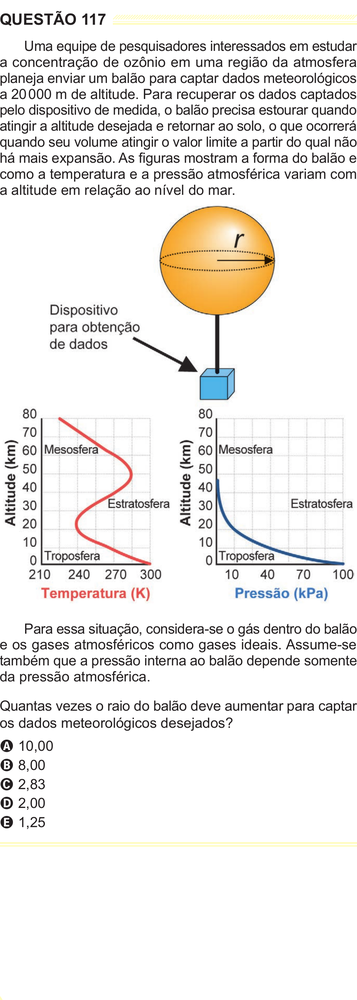
#> input picture 6Passo-ConcatenarVerticalmente/divididas-sem-bordas-do-meio/pagina_enem_10_esquerda.png, 357 x 1000 px, shrunk from 1025 x 2869 before the run; its folder holds 4 pictures in this run
$ python concatenar-verticalmente.py
#> lines starting #> are read from the running program, lines starting #| are printed output that depends on the picture
"""
Propósito: concatenar verticalmente as imagens de cada pasta vinda do passo 5
Autor: Alexandre Nassar de Peder
Criação: 02/10/2025
Atualização: 03/06/2026

OBS1: puxe a pasta "divididas-sem-bordas-do-meio" do passo 5 para essa pasta do passo 6
OBS2: não compensa concatenar as páginas inteiras. Tenha isso em mente para o passo 7
"""

from PIL import Image
import os
import re

pasta_imagens = "divididas-sem-bordas-do-meio"
pasta_saida = "."
os.makedirs(pasta_saida, exist_ok=True)

# Função para extrair o número da página e ordenar corretamente
def get_sort_key(nome_arquivo):
    # Extrai o número da página
    numero = int(re.search(r'pagina_enem_(\d+)_', nome_arquivo).group(1))
    # Define a ordem: esquerda primeiro (0), depois direita (1)
    lado = 0 if 'esquerda' in nome_arquivo else 1
    return (numero, lado)

# Pegar e ordenar as imagens corretamente
arquivos = [f for f in os.listdir(pasta_imagens) if f.endswith('.png')]
arquivos.sort(key=get_sort_key)

# Abrir todas as imagens na ordem correta
imagens = []
for arquivo in arquivos:
    caminho = os.path.join(pasta_imagens, arquivo)
    imagens.append(Image.open(caminho))
    print(f"Adicionando: {arquivo}")  # Para verificar a ordem

# Encontrar a largura máxima
largura_max = max(img.width for img in imagens)

# Concatenar verticalmente
altura_total = sum(img.height for img in imagens)
imagem_final = Image.new('RGB', (largura_max, altura_total))
#> imagem_final: PIL image 358x4000 RGB; every value is 0

y = 0
for img in imagens:
    imagem_final.paste(img, (0, y))
    y += img.height
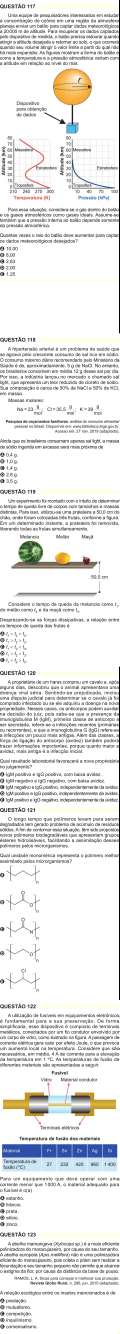
#> imagem_final: PIL image 358x4000 RGB (shown at 1/3 size); mean R, G, B 232.3, 231.9, 231.1

# Salvar
imagem_final.save(os.path.join(pasta_saida, 'colunas_concatenadas_verticalmente.png'))
print("Imagens concatenadas na ordem correta!")
print(f"Ordem dos arquivos: {arquivos}")
